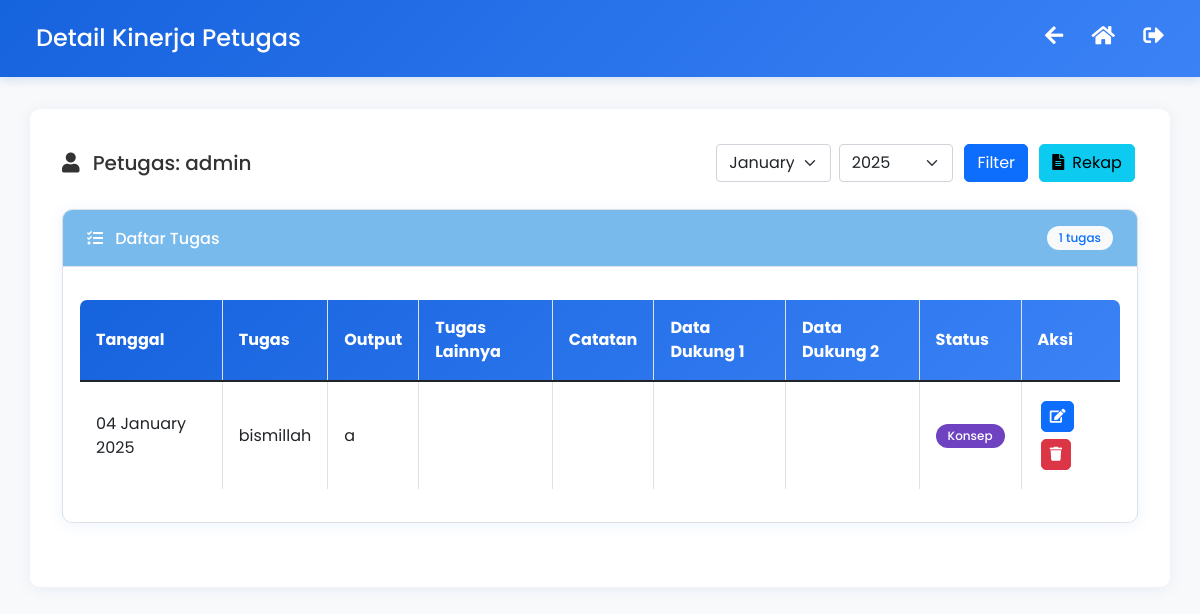
The page /tata_usaha_detail.php?petugas=admin (signed in) on the database its author committed.
### tables this page shows
CREATE TABLE `tata_usaha` (
  `id` int(11) NOT NULL,
  `tanggal` date NOT NULL,
  `petugas` varchar(100) NOT NULL,
  `melaksanakan_tugas` text NOT NULL,
  `output` text NOT NULL,
  `tugas_lainnya` text DEFAULT NULL,
  `catatan` text DEFAULT NULL,
  `data_dukung_1` varchar(255) DEFAULT NULL,
  `data_dukung_2` varchar(255) DEFAULT NULL,
  `approved_at` timestamp NULL DEFAULT NULL,
  `approved_by` int(11) DEFAULT NULL,
  `created_at` timestamp NOT NULL DEFAULT current_timestamp(),
  `created_by` int(11) NOT NULL,
  `status` set('belum selesai','sudahselesai','konsep','Menunggu Revisi','Sudah Direvisi','Menunggu Persetujuan') DEFAULT NULL,
  `status_user` varchar(50) DEFAULT NULL,
  `status_approval` enum('belum selesai','sudahselesai','konsep','Menunggu Revisi','Sudah Direvisi','Menunggu Persetujuan') DEFAULT 'belum selesai',
  `updated_at` timestamp NULL DEFAULT NULL ON UPDATE current_timestamp(),
  `user_id` int(11) NOT NULL,
  `catatan_revisi` text DEFAULT NULL
);

### tata_usaha_detail.php (the view, shortened to what this page needs)
<?php
$servername = "localhost";
$username = "root";
$password = "";
$dbname = "logbook1";
$conn = new mysqli($servername, $username, $password, $dbname);
$petugas = isset($_GET['petugas']) ? $_GET['petugas'] : '';
$selectedMonth = isset($_GET['month']) ? $_GET['month'] : date('m');
$selectedYear = isset($_GET['year']) ? $_GET['year'] : date('Y');
$sql = "SELECT t.*,
        u.username as approved_by_name,
        u.role as user_role,
        DATE_FORMAT(t.tanggal, '%d %M %Y') as formatted_date,
        DATE_FORMAT(t.approved_at, '%d %M %Y %H:%i') as approved_date,
        CASE
            WHEN t.status IS NULL THEN 'konsep'
            ELSE t.status
        END as status
        FROM tata_usaha t
        LEFT JOIN users u ON t.approved_by = u.id
        WHERE t.petugas = ?
        AND MONTH(t.tanggal) = ?
        AND YEAR(t.tanggal) = ?
        ORDER BY t.tanggal DESC";
$stmt = $conn->prepare($sql);
$stmt->bind_param("sss", $petugas, $selectedMonth, $selectedYear);
$stmt->execute();
$result = $stmt->get_result();
$allData = [];
while ($row = $result->fetch_assoc()) {
    $row['data_dukung_1'] = basename($row['data_dukung_1']);
    $row['data_dukung_2'] = basename($row['data_dukung_2']);
    $allData[] = $row;
}
?>
<!DOCTYPE html>
<html lang="id">
<head>
    <link href="https://cdnjs.cloudflare.com/ajax/libs/font-awesome/5.15.3/css/all.min.css" rel="stylesheet"/>
    <link href="https://cdn.jsdelivr.net/npm/bootstrap@5.1.3/dist/css/bootstrap.min.css" rel="stylesheet">
</head>
<body>
    <div class="header">
        <div class="container-fluid">
            <div class="row align-items-center">
                <div class="col">
                    <h4 class="mb-0">Detail Kinerja Petugas</h4>
                </div>
                <div class="col-auto">
                    <div class="nav-icons">
                        <i class="fas fa-arrow-left" onclick="window.location.href='tata_usaha.php'" data-bs-toggle="tooltip" title="Kembali"></i>
                        <i class="fas fa-home" onclick="window.location.href='tata_usaha.php'" data-bs-toggle="tooltip" title="index"></i>
                        <i class="fas fa-sign-out-alt" onclick="window.location.href='logout.php'" data-bs-toggle="tooltip" title="Logout"></i>
                    </div>
                </div>
            </div>
        </div>
    </div>
    <div class="container">
        <div class="d-flex justify-content-between align-items-center mb-4">
            <h5 class="mb-0">
                <i class="fas fa-user me-2"></i>
                Petugas: <?= htmlspecialchars($petugas) ?>
            </h5>
            <div class="d-flex align-items-center">
                <form method="get" class="d-flex align-items-center">
                    <select name="month" class="form-select me-2">
                        <?php for($m = 1; $m <= 12; $m++): ?>
                            <option value="<?= sprintf("%02d", $m) ?>" <?= $selectedMonth == sprintf("%02d", $m) ? 'selected' : '' ?>>
                                <?= date('F', mktime(0, 0, 0, $m, 1)) ?>
                            </option>
                        <?php endfor; ?>
                    </select>
                    <select name="year" class="form-select me-2">
                        <?php
                        $startYear = 2020;
                        $endYear = date('Y');
                        for($y = $endYear; $y >= $startYear; $y--):
                        ?>
                            <option value="<?= $y ?>" <?= $selectedYear == $y ? 'selected' : '' ?>>
                                <?= $y ?>
                            </option>
                        <?php endfor; ?>
                    </select>
                    <button type="submit" class="btn btn-primary me-2">Filter</button>
                </form>
                <a href="donload_rekap.php?petugas=<?= urlencode($petugas) ?>&month=<?= $selectedMonth ?>&year=<?= $selectedYear ?>" class="btn btn-info">
                    <i class="fas fa-file-alt me-2"></i>Rekap
                </a>
            </div>
        </div>
        <div class="card">
            <div class="card-header" style="background: #79BAEC; color: white;">
                <div class="d-flex justify-content-between align-items-center">
                    <h6 class="mb-0">
                        <i class="fas fa-tasks me-2"></i>
                        Daftar Tugas
                    </h6>
                    <span class="badge bg-light text-primary"><?= count($allData) ?> tugas</span>
                </div>
            </div>
            <div class="card-body">
                <div class="table-responsive">
                    <table class="table table-hover">
                        <thead>
                            <tr>
                                <th>Tanggal</th>
                                <th>Tugas</th>
                                <th>Output</th>
                                <th>Tugas Lainnya</th>
                                <th>Catatan</th>
                                <th>Data Dukung 1</th>
                                <th>Data Dukung 2</th>
                                <th>Status</th>
                                <th>Aksi</th>
                            </tr>
                        </thead>
                        <tbody>
                            <?php foreach ($allData as $row): ?>
                                <tr>
                                    <td><?= htmlspecialchars($row['formatted_date']) ?></td>
                                    <td><?= htmlspecialchars($row['melaksanakan_tugas']) ?></td>
                                    <td><?= htmlspecialchars($row['output']) ?></td>
                                    <td><?= htmlspecialchars($row['tugas_lainnya']) ?></td>
                                    <td><?= htmlspecialchars($row['catatan']) ?></td>
                                    <td>
                                    </td>
                                    <td>
                                    </td>
                                    <td>
                                        <span class="badge" style="background-color: <?php
                                            switch($row['status']) {
                                                case 'konsep':
                                                    echo '#6f42c1';
                                                    $statusText = 'Konsep';
                                                    break;
                                            }
                                        ?>;">
                                            <?= $statusText ?>
                                        </span>
                                    </td>
                                    <td>
                                        <a href="edit_disetujui.php?id=<?= $row['id'] ?>" class="btn btn-primary btn-sm" data-bs-toggle="tooltip" title="Edit">
                                            <i class="fas fa-edit"></i>
                                        </a>
                                        <button type="button" class="btn btn-danger btn-sm" onclick="confirmDelete(<?= $row['id'] ?>)" data-bs-toggle="tooltip" title="Hapus">
                                            <i class="fas fa-trash"></i>
                                        </button>
                                    </td>
                                </tr>
                            <?php endforeach; ?>
                        </tbody>
                    </table>
                </div>
            </div>
        </div>
    </div>
</body>
</html>

### tata_usaha_detail.php (style rules this page uses)
body { font-family: 'Poppins', sans-serif; background-color: #f8f9fa; color: #333; }
.header { background: linear-gradient(135deg, #1663DE, #3B82F6); color: white; padding: 1.5rem; margin-bottom: 2rem; box-shadow: 0 2px 10px rgba(22, 99, 222, 0.2); }
.container { background: white; border-radius: 10px; padding: 2rem; margin-bottom: 2rem; box-shadow: 0 2px 15px rgba(22, 99, 222, 0.08); }
.table { background: white; margin-top: 1rem; border-radius: 8px; overflow: hidden; border: 1px solid #dee2e6; }
.table thead { background: linear-gradient(135deg, #1663DE, #3B82F6); color: white; }
.table th, .table td { border: 1px solid #dee2e6; }
.btn { margin: 0.2rem; border-radius: 5px; }
.badge { padding: 0.5em 1em; border-radius: 20px; font-weight: 500; }
.nav-icons i { font-size: 1.3rem; margin-left: 1.5rem; cursor: pointer; color: white; }
.card { margin-bottom: 2rem; border: 1px solid #dee2e6; border-radius: 10px; box-shadow: 0 2px 15px rgba(22, 99, 222, 0.08); overflow: hidden; }
.card-header { padding: 1rem 1.5rem; font-weight: 600; border-bottom: 1px solid #dee2e6; }
.table td, .table th { vertical-align: middle; padding: 1rem; }

### rows shown on the page
tata_usaha: formatted_date "04 January 2025", melaksanakan_tugas "bismillah", output "a", statusText "Konsep"

### other values the page prints
$petugas "admin"
count($allData) "1"
form field month "January"
form field year "2025"
